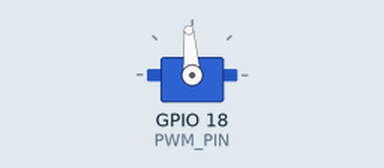
Bench run of a program on a simulated Raspberry Pi (BCM pin numbers). Shown: servo. Servo angles are drawn from the pulse width (0.5 ms = 0°, 2.5 ms = 180°). At 28.5 s the program stops and its outputs stay as they are.

Above: at 0.75 s.
At 8.9 s:
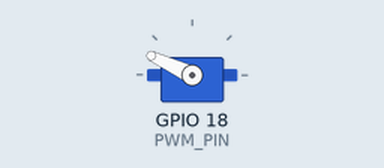
At 15.75 s:
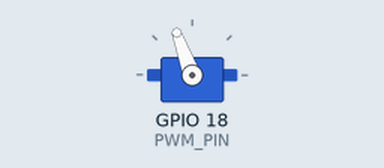
At 27.4 s:
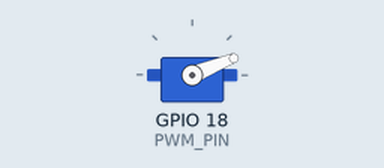
Timing chart, 0 to 30.0 s (numbered marks = the images above):
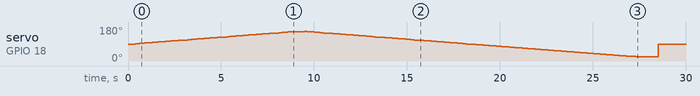

The program:

PWDServo_Test.py
```python
import PWDServo

#sudo python3 -B PWDServo_Test.py

servo1 = PWDServo.PWDServo(18)
servo1.goHome()

for deg in range(0, 90, 1):  # 0°から90°まで動かす
	servo1.moveTo(deg)
	servo1.waitMsec(100)

servo1.waitMsec(500)

for deg in range(90, -90, -1):  # 90°から-90°まで動かす
	servo1.moveTo(deg)
	servo1.waitMsec(100)

servo1.waitMsec(1000)
servo1.goHome()
```

PWDServo.py
```python
import wiringpi
#servo は VS-S092J
#1.wiringpi2のインストール
#$ sudo apt-get update
#$ sudo apt-get install python3-dev python3-pip
#$ sudo pip3 install wiringpi2
#2.wiringPi2-Pythonのインストール
#$ git clone https://github.com/Gadgetoid/WiringPi2-Python.git
#cd WiringPi2-Python
#$ sudo python3 setup.py install

class PWDServo:
	PWM_PIN = 18   # GPIOの18番ピン
	DEG_MAX = 90 # Max 90°
	DEG_MIN = -90 # Min 90°
	DEG_HOME = 0 # Home 0°
	DUTY_MAX = 115 # 90°の時
	DUTY_MIN = 38  # -90°の時
	DUTY_HOME= 77  # 0°の時
	deg = 0
	duty = 0       # Duty比の値(0から1024)

	def __init__(self, pin):
		self.PWM_PIN = pin
		wiringpi.wiringPiSetupGpio()   #winringPiの初期設定
		wiringpi.pinMode(self.PWM_PIN, wiringpi.GPIO.PWM_OUTPUT)
		#「Balanced」→「mark:space」Modeに変更
		wiringpi.pwmSetMode(wiringpi.GPIO.PWM_MODE_MS)
		# 周波数を50Hzにすると、18750/周波数=375
		wiringpi.pwmSetClock(375)

	def setParams(self, DEG_MAX, DEG_MIN, DEG_HOME, DUTY_MAX, DUTY_MIN, DUTY_HOME):
		self.DEG_MAX = DEG_MAX
		self.DEG_MIN = DEG_MIN
		self.DEG_HOME = DEG_HOME
		self.DUTY_MAX = DUTY_MAX
		self.DUTY_MIN = DUTY_MIN
		self.DUTY_HOME = DUTY_HOME

	def goHome(self):
		wiringpi.pwmWrite(self.PWM_PIN, self.DUTY_HOME)        # 0°の位置に移動

	def waitMsec(self, msec):
		wiringpi.delay(msec)

	def moveTo(self, deg):
		if deg < self.DEG_MIN :
			self.deg = self.DEG_MIN
		elif deg > self.DEG_MAX :
			self.deg = self.DEG_MAX
		else :
			self.deg = deg

		self.duty = int((self.DUTY_MAX - self.DUTY_MIN)*(self.deg - self.DEG_MIN)/(self.DEG_MAX - self.DEG_MIN) + self.DUTY_MIN)
		wiringpi.pwmWrite(self.PWM_PIN, self.duty)
```

Measured:
- by itself, servo on GPIO 18 (PWM_PIN): 90° → 89° at 0.02 s, → 90° 0.18 s later, → 92° 0.20 s later, → 94° 0.20 s later, … (118 changes in this stretch)
